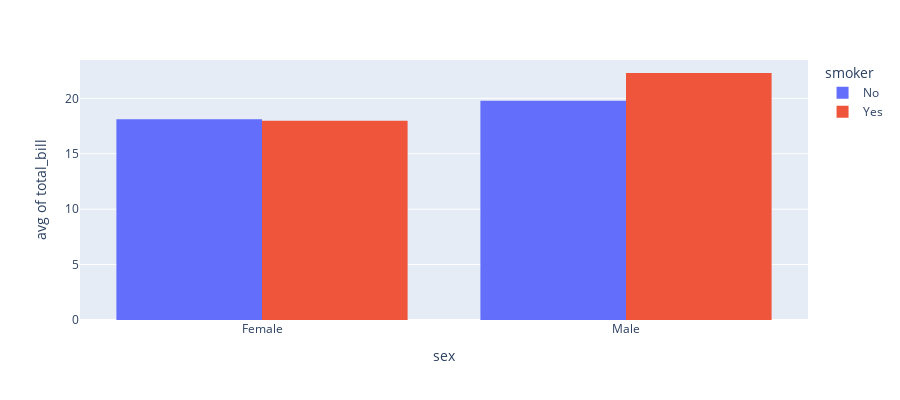

Notebook cell for this chart:
### Code cell
import plotly.express as px
df = px.data.tips()
fig = px.histogram(df, x="sex", y="total_bill",
             color='smoker', barmode='group',
             histfunc='avg',
             height=400)
fig.show()

### Figure 1 — Plotly figure (JSON) as saved in the notebook; plotly's stock layout.template omitted (floating-point values rounded to 4 significant figures; data arrays with more than 128 entries replaced by an {"elided": "..."} marker saying what was removed)
{"data": [{"alignmentgroup": "True", "bingroup": "x", "histfunc": "avg", "hovertemplate": "smoker=No<br>sex=%{x}<br>avg of total_bill=%{y}<extra></extra>", "legendgroup": "No", "marker": {"color": "#636efa", "pattern": {"shape": ""}}, "name": "No", "offsetgroup": "No", "orientation": "v", "showlegend": true, "type": "histogram", "x": {"elided": "151 str values"}, "xaxis": "x", "y": {"elided": "151 float values"}, "yaxis": "y"}, {"alignmentgroup": "True", "bingroup": "x", "histfunc": "avg", "hovertemplate": "smoker=Yes<br>sex=%{x}<br>avg of total_bill=%{y}<extra></extra>", "legendgroup": "Yes", "marker": {"color": "#EF553B", "pattern": {"shape": ""}}, "name": "Yes", "offsetgroup": "Yes", "orientation": "v", "showlegend": true, "type": "histogram", "x": ["Male", "Male", "Male", "Male", "Male", "Male", "Female", "Male", "Female", "Female", "Male", "Male", "Male", "Male", "Female", "Female", "Male", "Male", "Male", "Male", "Female", "Female", "Female", "Female", "Male", "Male", "Male", "Female", "Male", "Female", "Female", "Female", "Male", "Male", "Male", "Male", "Male", "Male", "Male", "Male", "Female", "Male", "Male", "Male", "Male", "Male", "Male", "Female", "Male", "Female", "Male", "Male", "Female", "Male", "Male", "Male", "Male", "Female", "Female", "Male", "Male", "Female", "Female", "Female", "Male", "Female", "Male", "Male", "Male", "Female", "Male", "Male", "Female", "Female", "Female", "Male", "Male", "Male", "Female", "Male", "Female", "Male", "Male", "Female", "Female", "Female", "Male", "Male", "Male", "Male", "Male", "Female", "Male"], "xaxis": "x", "y": [38.01, 11.24, 20.29, 13.81, 11.02, 18.29, 3.07, 15.01, 26.86, 25.28, 17.92, 19.44, 32.68, 28.97, 5.75, 16.32, 40.17, 27.28, 12.03, 21.01, 11.35, 15.38, 44.3, 22.42, 15.36, 20.49, 25.21, 14.31, 16, 17.51, 10.59, 10.63, 50.81, 15.81, 7.25, 31.85, 16.82, 32.9, 17.89, 14.48, 9.6, 34.63, 34.65, 23.33, 45.35, 23.17, 40.55, 20.9, 30.46, 18.15, 23.1, 15.69, 19.81, 28.44, 15.48, 16.58, 10.34, 43.11, 13, 13.51, 18.71, 12.74, 13, 16.4, 20.53, 16.47, 26.59, 38.73, 24.27, 12.76, 30.06, 25.89, 13.27, 28.17, 12.9, 28.15, 11.59, 7.74, 30.14, 12.16, 13.42, 8.58, 13.42, 16.27, 10.09, 22.12, 24.01, 15.69, 15.53, 12.6, 32.83, 27.18, 22.67], "yaxis": "y"}], "layout": {"barmode": "group", "height": 400, "legend": {"title": {"text": "smoker"}, "tracegroupgap": 0}, "margin": {"t": 60}, "xaxis": {"anchor": "y", "domain": [0, 1], "title": {"text": "sex"}}, "yaxis": {"anchor": "x", "domain": [0, 1], "title": {"text": "avg of total_bill"}}}}
